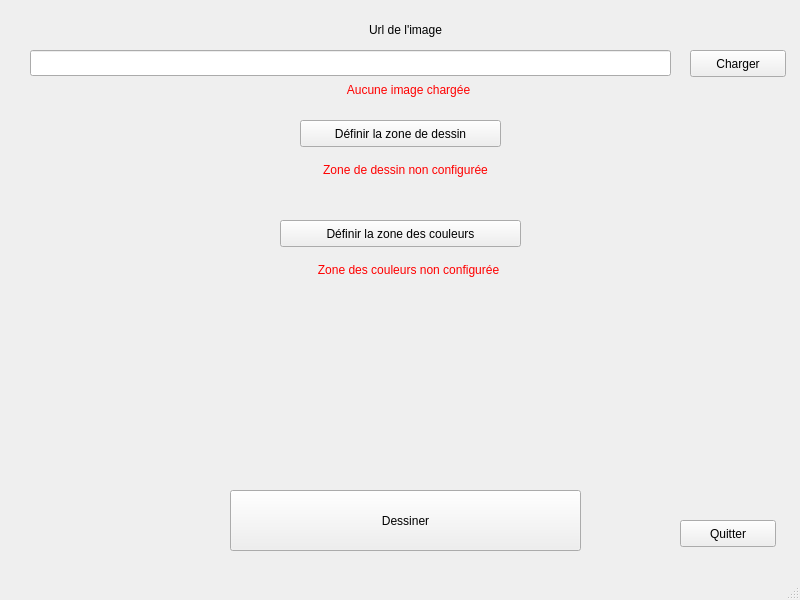
<?xml version="1.0" encoding="UTF-8"?>
<ui version="4.0">
 <class>MainWindow</class>
 <widget class="QMainWindow" name="MainWindow">
  <property name="geometry">
   <rect>
    <x>0</x>
    <y>0</y>
    <width>800</width>
    <height>600</height>
   </rect>
  </property>
  <property name="windowTitle">
   <string>MainWindow</string>
  </property>
  <widget class="QWidget" name="centralwidget">
   <widget class="QPushButton" name="drawSetup">
    <property name="geometry">
     <rect>
      <x>300</x>
      <y>120</y>
      <width>201</width>
      <height>27</height>
     </rect>
    </property>
    <property name="text">
     <string>Définir la zone de dessin</string>
    </property>
   </widget>
   <widget class="QPushButton" name="exitButton">
    <property name="geometry">
     <rect>
      <x>680</x>
      <y>520</y>
      <width>96</width>
      <height>27</height>
     </rect>
    </property>
    <property name="text">
     <string>Quitter</string>
    </property>
   </widget>
   <widget class="QLineEdit" name="url">
    <property name="geometry">
     <rect>
      <x>30</x>
      <y>50</y>
      <width>641</width>
      <height>26</height>
     </rect>
    </property>
   </widget>
   <widget class="QLabel" name="urlLabel">
    <property name="geometry">
     <rect>
      <x>30</x>
      <y>20</y>
      <width>751</width>
      <height>20</height>
     </rect>
    </property>
    <property name="text">
     <string>Url de l'image</string>
    </property>
    <property name="alignment">
     <set>Qt::AlignCenter</set>
    </property>
   </widget>
   <widget class="QPushButton" name="colorSetup">
    <property name="geometry">
     <rect>
      <x>280</x>
      <y>220</y>
      <width>241</width>
      <height>27</height>
     </rect>
    </property>
    <property name="text">
     <string>Définir la zone des couleurs</string>
    </property>
   </widget>
   <widget class="QPushButton" name="urlLoad">
    <property name="geometry">
     <rect>
      <x>690</x>
      <y>50</y>
      <width>96</width>
      <height>27</height>
     </rect>
    </property>
    <property name="text">
     <string>Charger</string>
    </property>
   </widget>
   <widget class="QLabel" name="statusLabel">
    <property name="geometry">
     <rect>
      <x>33</x>
      <y>80</y>
      <width>751</width>
      <height>20</height>
     </rect>
    </property>
    <property name="palette">
     <palette>
      <active>
       <colorrole role="WindowText">
        <brush brushstyle="SolidPattern">
         <color alpha="255">
          <red>255</red>
          <green>1</green>
          <blue>1</blue>
         </color>
        </brush>
       </colorrole>
      </active>
      <inactive>
       <colorrole role="WindowText">
        <brush brushstyle="SolidPattern">
         <color alpha="255">
          <red>255</red>
          <green>1</green>
          <blue>1</blue>
         </color>
        </brush>
       </colorrole>
      </inactive>
      <disabled>
       <colorrole role="WindowText">
        <brush brushstyle="SolidPattern">
         <color alpha="255">
          <red>190</red>
          <green>190</green>
          <blue>190</blue>
         </color>
        </brush>
       </colorrole>
      </disabled>
     </palette>
    </property>
    <property name="text">
     <string>Aucune image chargée</string>
    </property>
    <property name="alignment">
     <set>Qt::AlignCenter</set>
    </property>
   </widget>
   <widget class="QLabel" name="generalStatus">
    <property name="geometry">
     <rect>
      <x>30</x>
      <y>460</y>
      <width>741</width>
      <height>16</height>
     </rect>
    </property>
    <property name="palette">
     <palette>
      <active>
       <colorrole role="WindowText">
        <brush brushstyle="SolidPattern">
         <color alpha="255">
          <red>214</red>
          <green>85</green>
          <blue>0</blue>
         </color>
        </brush>
       </colorrole>
      </active>
      <inactive>
       <colorrole role="WindowText">
        <brush brushstyle="SolidPattern">
         <color alpha="255">
          <red>214</red>
          <green>85</green>
          <blue>0</blue>
         </color>
        </brush>
       </colorrole>
      </inactive>
      <disabled>
       <colorrole role="WindowText">
        <brush brushstyle="SolidPattern">
         <color alpha="255">
          <red>190</red>
          <green>190</green>
          <blue>190</blue>
         </color>
        </brush>
       </colorrole>
      </disabled>
     </palette>
    </property>
    <property name="text">
     <string/>
    </property>
    <property name="alignment">
     <set>Qt::AlignCenter</set>
    </property>
   </widget>
   <widget class="QPushButton" name="drawButton">
    <property name="geometry">
     <rect>
      <x>230</x>
      <y>490</y>
      <width>351</width>
      <height>61</height>
     </rect>
    </property>
    <property name="text">
     <string>Dessiner</string>
    </property>
   </widget>
   <widget class="QLabel" name="drawStatus">
    <property name="geometry">
     <rect>
      <x>30</x>
      <y>160</y>
      <width>751</width>
      <height>20</height>
     </rect>
    </property>
    <property name="palette">
     <palette>
      <active>
       <colorrole role="WindowText">
        <brush brushstyle="SolidPattern">
         <color alpha="255">
          <red>255</red>
          <green>0</green>
          <blue>0</blue>
         </color>
        </brush>
       </colorrole>
      </active>
      <inactive>
       <colorrole role="WindowText">
        <brush brushstyle="SolidPattern">
         <color alpha="255">
          <red>255</red>
          <green>0</green>
          <blue>0</blue>
         </color>
        </brush>
       </colorrole>
      </inactive>
      <disabled>
       <colorrole role="WindowText">
        <brush brushstyle="SolidPattern">
         <color alpha="255">
          <red>190</red>
          <green>190</green>
          <blue>190</blue>
         </color>
        </brush>
       </colorrole>
      </disabled>
     </palette>
    </property>
    <property name="text">
     <string>Zone de dessin non configurée</string>
    </property>
    <property name="alignment">
     <set>Qt::AlignCenter</set>
    </property>
   </widget>
   <widget class="QLabel" name="label_2">
    <property name="geometry">
     <rect>
      <x>530</x>
      <y>340</y>
      <width>751</width>
      <height>20</height>
     </rect>
    </property>
    <property name="text">
     <string>TextLabel</string>
    </property>
    <property name="alignment">
     <set>Qt::AlignCenter</set>
    </property>
   </widget>
   <widget class="QLabel" name="colorAreaStatus">
    <property name="geometry">
     <rect>
      <x>33</x>
      <y>260</y>
      <width>751</width>
      <height>20</height>
     </rect>
    </property>
    <property name="palette">
     <palette>
      <active>
       <colorrole role="WindowText">
        <brush brushstyle="SolidPattern">
         <color alpha="255">
          <red>255</red>
          <green>0</green>
          <blue>0</blue>
         </color>
        </brush>
       </colorrole>
      </active>
      <inactive>
       <colorrole role="WindowText">
        <brush brushstyle="SolidPattern">
         <color alpha="255">
          <red>255</red>
          <green>0</green>
          <blue>0</blue>
         </color>
        </brush>
       </colorrole>
      </inactive>
      <disabled>
       <colorrole role="WindowText">
        <brush brushstyle="SolidPattern">
         <color alpha="255">
          <red>190</red>
          <green>190</green>
          <blue>190</blue>
         </color>
        </brush>
       </colorrole>
      </disabled>
     </palette>
    </property>
    <property name="text">
     <string>Zone des couleurs non configurée</string>
    </property>
    <property name="alignment">
     <set>Qt::AlignCenter</set>
    </property>
   </widget>
  </widget>
  <widget class="QMenuBar" name="menubar">
   <property name="geometry">
    <rect>
     <x>0</x>
     <y>0</y>
     <width>800</width>
     <height>23</height>
    </rect>
   </property>
  </widget>
  <widget class="QStatusBar" name="statusbar"/>
 </widget>
 <resources/>
 <connections/>
</ui>
